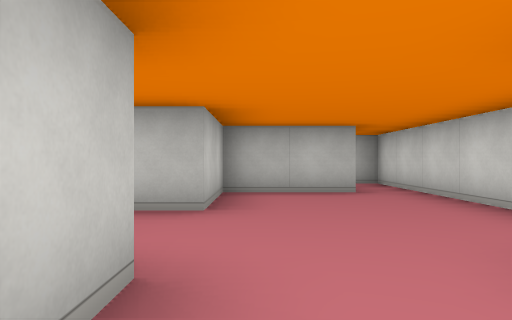
View 1 (above)

16 first-person views from a walk through a cub3D level. The camera is about half as high as the walls, looks level and sees 70° across. The floor is counted in squares. Each view is taken from the middle of a square. On the plan, view 1 faces up. The plan holds only what a view shows up to about 9 squares ahead; the rest is blank.

View 2
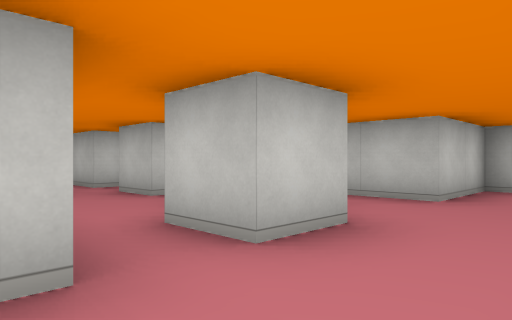

View 3
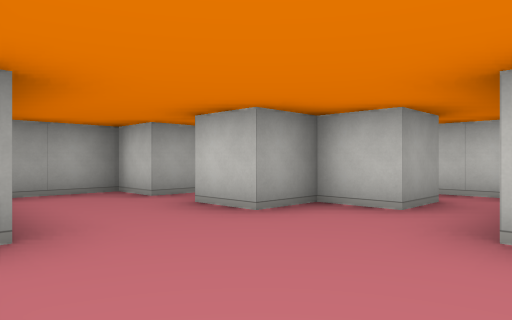

View 4
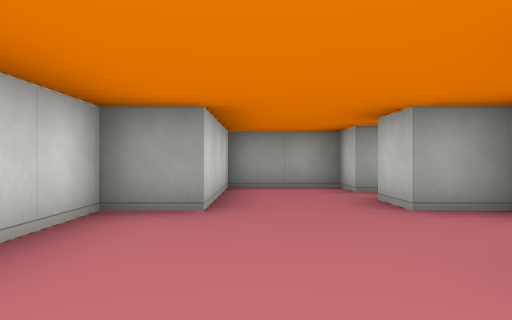

View 5
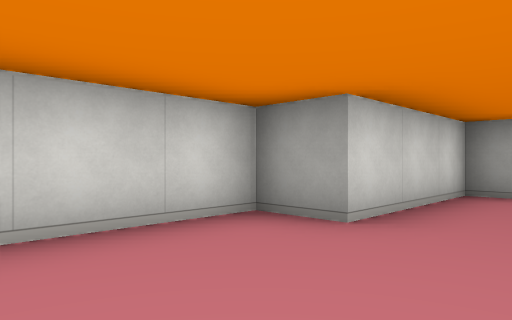

View 6
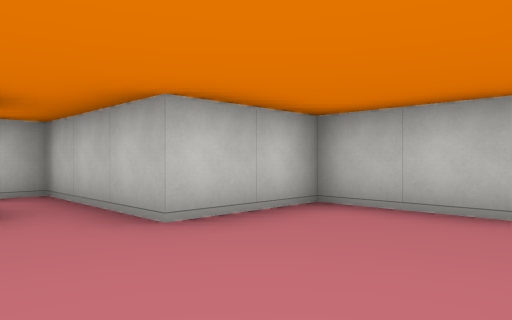

View 7
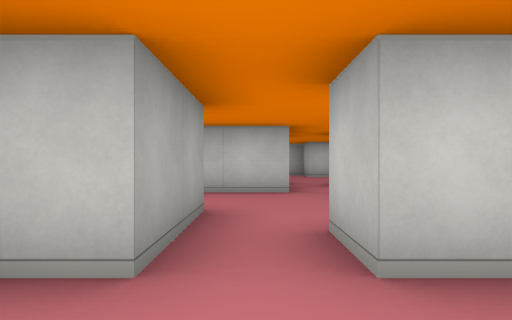

View 8
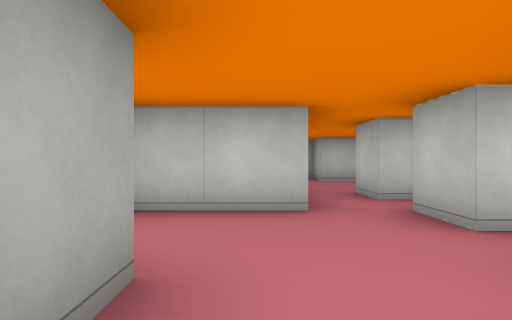

View 9
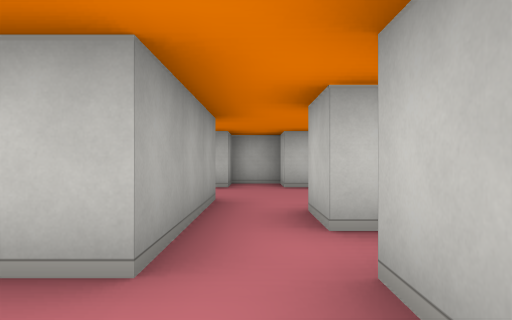

View 10
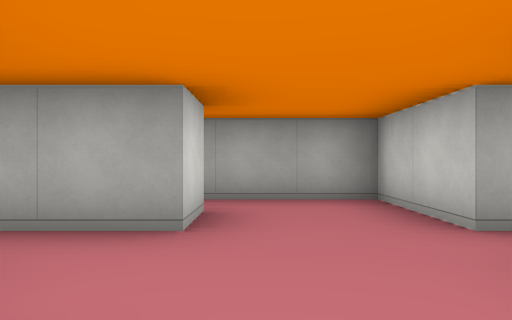

View 11
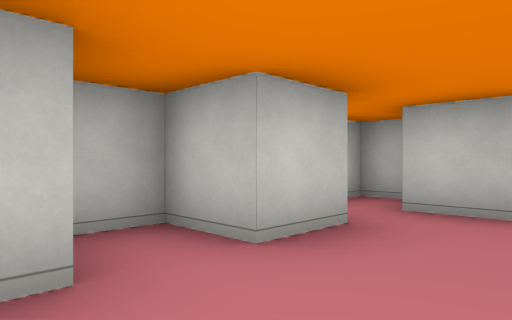

View 12
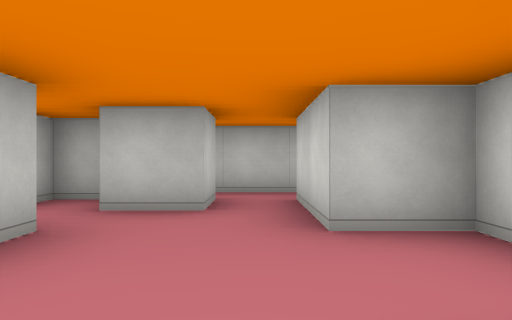

View 13
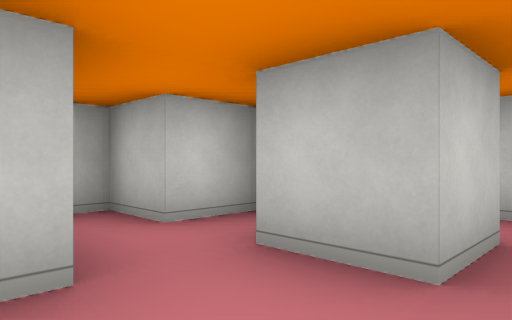

View 14
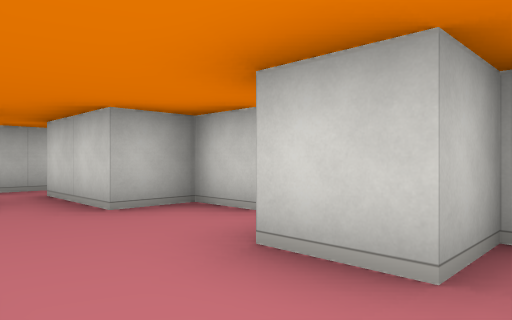

View 15
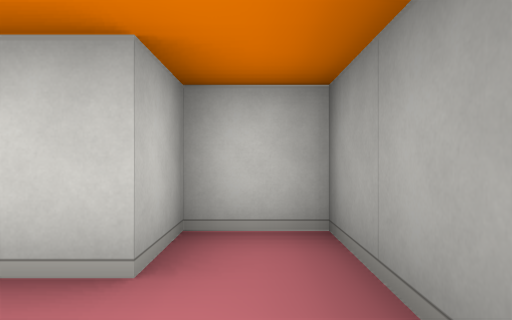

View 16
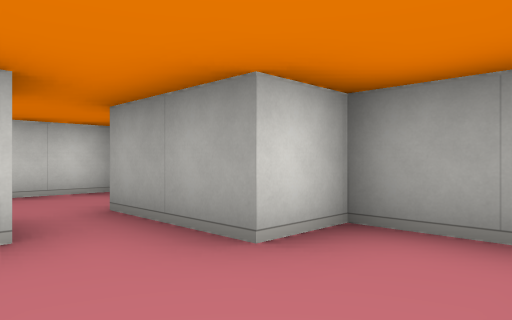

### Floor plan
Points are (right, up) in squares from view 1. A wall is a line through its corners. A room is listed if a view was taken in it or the views show most of it. See-through windows are left out.
Room 1 (views 1, 2, 7, 8)
walls: (-0.5, 0.5) (-1.5, 0.5); (-2.5, -0.5) (-0.5, -0.5) (-0.5, -1.5) (1.5, -1.5) (1.5, 0.5)
ways out: opening at (0.5, 1) to room 2; opening at (-1.5, 0) to room 3
Room 2 (views 3, 4, 5, 6)
walls: (-2.5, 2.5) (-1.5, 2.5) (-1.5, 1.5) (-0.5, 1.5) (-0.5, 0.5); (1.5, 0.5) (1.5, 1.5) (2.5, 1.5) (2.5, 5.5); (1.5, 5.5) (-0.5, 5.5) (-0.5, 3.5) (-3.5, 3.5) (-3.5, 1.5)
ways out: opening at (0.5, 1) to room 1; opening at (-3, 2) to room 3; opening at (2, 6)
Room 3 (views 9, 16)
walls: (-4.5, 0.5) (-4.5, -1.2); (-3.6, -1.5) (-2.5, -1.5) (-2.5, -0.5); (-3.5, 1.5) (-4.5, 1.5)
ways out: opening at (-1.5, 0) to room 1; opening at (-3, 2) to room 2; opening at (-4, 1) to room 6
Room 4 (views 10, 13)
walls: (-9.5, 2.6) (-9.5, 1.5); (-8.5, 3.5) (-9.5, 3.5); (-10.5, 3.5) (-11.5, 3.5); (-7.5, 2.5) (-7.5, 3.5); (-9.9, 4.5) (-10.5, 4.5); (-6.5, 1.5) (-6.5, 2.5)
ways out: opening at (-8.5, 2) to room 5; opening at (-8, 4)
Room 5 (views 11, 12, 14, 15)
walls: (-9.5, 1.5) (-10.5, 1.5) (-10.5, 0.5) (-9.5, 0.5) (-9.5, -1.5) (-6.5, -1.5) (-6.5, -0.5) (-7.5, -0.5) (-7.5, 0.5)
ways out: opening at (-8.5, 2) to room 4; opening at (-7, 1) to room 6
Room 6 (no view inside)
walls: (-5.5, 2) (-5.5, 1.5) (-6.5, 1.5); (-7.5, 0.5) (-4.5, 0.5); (-6.5, 2.5) (-7.5, 2.5)
ways out: opening at (-4, 1) to room 3; opening at (-7, 1) to room 5

Positions as (right, up) in squares from view 1, and headings:
1: (0, 0), facing up
2: (1, -1), facing up-left
3: (2, 4), facing down-left
4: (1, 5), facing down
5: (0, 4), facing down-right
6: (2, 2), facing up-left
7: (1, 0), facing left
8: (-1, 0), facing left
9: (-3, 1), facing left
10: (-8, 3), facing down
11: (-8, 0), facing up-left
12: (-8, 0), facing up
13: (-8, 2), facing up-left
14: (-9, -1), facing up-right
15: (-9, -1), facing right
16: (-4, 1), facing down-right
